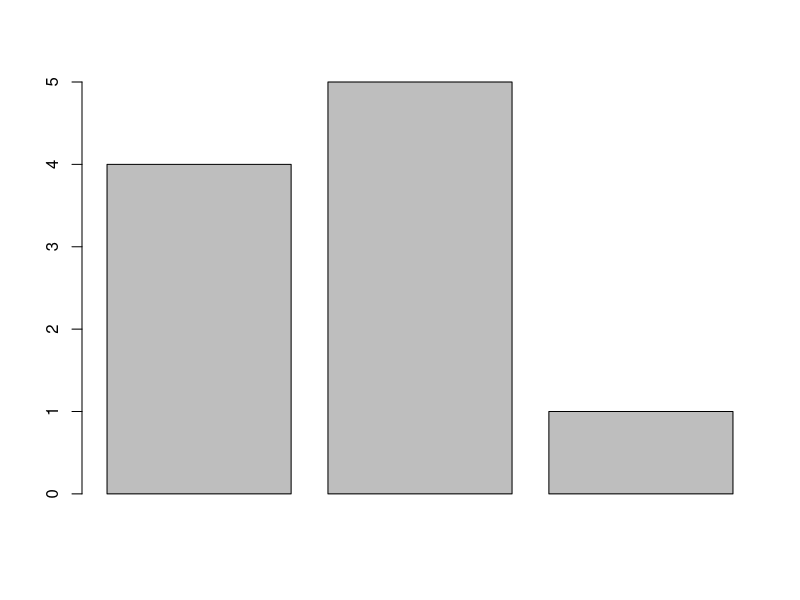
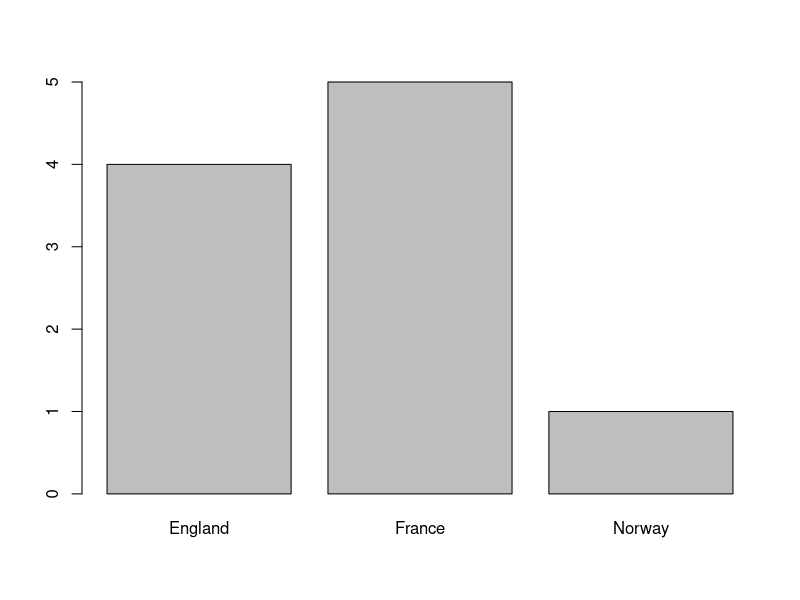
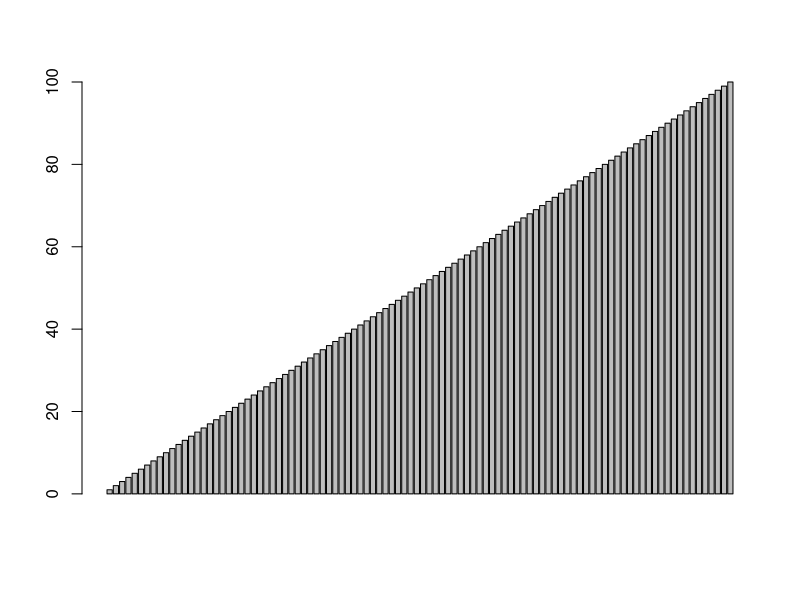
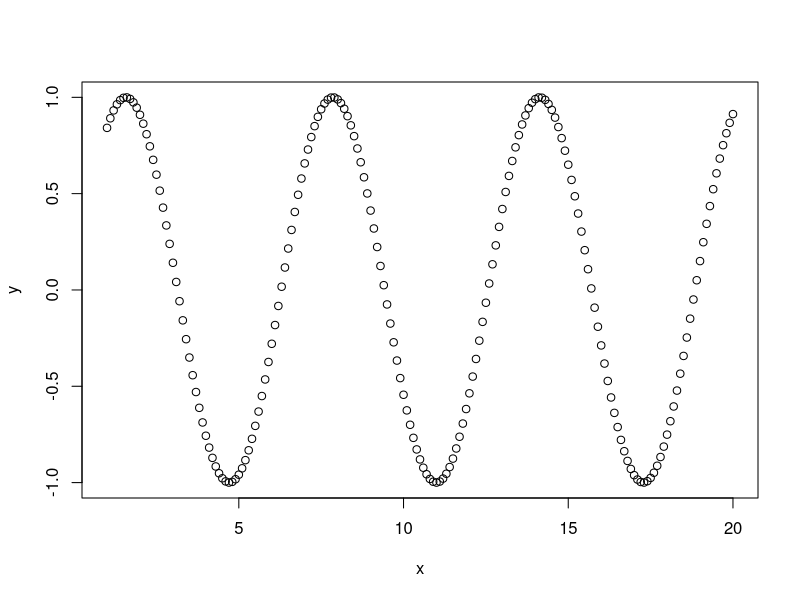

These figures' R source, in order:
#BASE 2
vector1 <- c(1,2,3,4)
5:9
seq(9,5,-1)
#get value
vector1[2]
#vector1[0]
vector1[4] <- "buya"
#add new " or '
vector1[5] <- "buya5"
#get 1st and 3rd
vector1[c(1,3)]
#get 2 - 4
vector1[2:4]
#assign multiple
vector1[1:3] <- c("b1", "b2", "b3")

#------Vector Names
ranks <- 1:3
names(ranks) <- c("first", "second", "third")
ranks["first"]
ranks
#ranks["first"] <- 10
#-------;


######Bar Plots
vesselsSunk <- c(4, 5, 1)
barplot(vesselsSunk)

names(vesselsSunk) <- c("England", "France", "Norway")
barplot(vesselsSunk)
######Bar Plots
barplot(1:100)
###

#Some manipulations
a <- c(1, 2, 3)
a + 1 #for all
b <- c(4, 5, 6)

a + b
a - b

#compare each
a == c(1, 99, 3)
#sin each
sin(a)
#sqrt

###Scater Plots
x <- seq(1, 20, 0.1)
y <- sin(x)
plot(x, y)
###Scater Plots### 

#NA values
a <- c(1, 3, NA, 7, 9)
sum(a)
sum(a, na.rm = TRUE)
